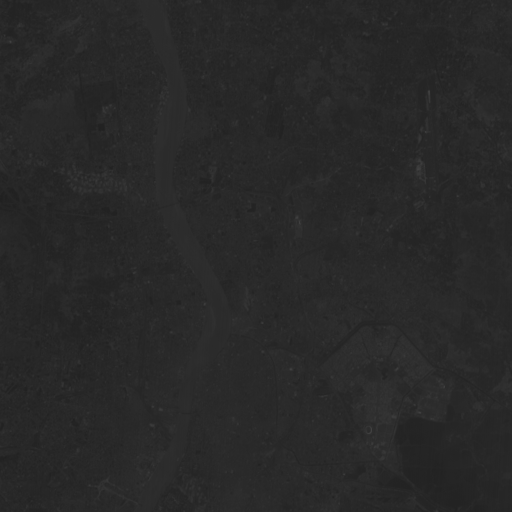
#> input picture Assignment5/images/1.png, 512 x 512 px; the run also reads 3 pictures not shown here
$ jupyter execute --allow-errors q2.ipynb
#> lines starting #> are read from the running program, lines starting #| are printed output that depends on the picture
[cell 1]
import cv2
import numpy as np
import matplotlib.pyplot as plt
import math
import random
from random import shuffle

[cell 2]
#Data Collection
collect_data = False
mode = 1
ct = 0
if collect_data:
    RiverClicks = []
    NonRiverClicks = []
    def mouse_callback(event, x, y, flags, params):
        global mode
        global ct
        if event == cv2.EVENT_LBUTTONDOWN:
            ct += 1
            print('Click ' + str(ct))
            global NonRiverClicks
            global RiverClicks
            if mode == 1:
                RiverClicks.append([x, y])
            else:
                NonRiverClicks.append([x,y])
    img = cv2.imread('images/4.png',0)
    cv2.namedWindow('image', cv2.WINDOW_NORMAL)
    cv2.setMouseCallback('image', mouse_callback)
    cv2.imshow('image', img)
    cv2.waitKey(0)
    cv2.destroyAllWindows()
    if mode == 1:
        file = open('RiverPoints.txt', 'w')
        for point in RiverClicks:
            file.write(str(point[0]) + ' ' + str(point[1])+'\n')
        file.close()
    if mode == 2:
        file = open('NonRiverPoints.txt', 'w')
        for point in NonRiverClicks:
            file.write(str(point[0]) + ' ' + str(point[1])+'\n')
        file.close()

[cell 3]
#Data Reading
Rchannel = cv2.imread('images/1.png')
#> Rchannel is the input picture: shape (512, 512, 3); min 32, max 65, mean 40.6
Rchannel = cv2.cvtColor(Rchannel,cv2.COLOR_BGR2RGB)[:,:,:1].reshape((Rchannel.shape[0], Rchannel.shape[1]))
#> Rchannel: shape (512, 512)
Gchannel = cv2.imread('images/2.png')
Gchannel = cv2.cvtColor(Gchannel,cv2.COLOR_BGR2RGB)[:,:,:1].reshape((Gchannel.shape[0], Gchannel.shape[1]))
#> Gchannel: shape (512, 512)
Bchannel = cv2.imread('images/3.png')
Bchannel = cv2.cvtColor(Bchannel,cv2.COLOR_BGR2RGB)[:,:,:1].reshape((Bchannel.shape[0], Bchannel.shape[1]))
#> Bchannel: shape (512, 512)
Ichannel = cv2.imread('images/4.png')
Ichannel = cv2.cvtColor(Ichannel,cv2.COLOR_BGR2RGB)[:,:,:1].reshape((Ichannel.shape[0], Ichannel.shape[1]))
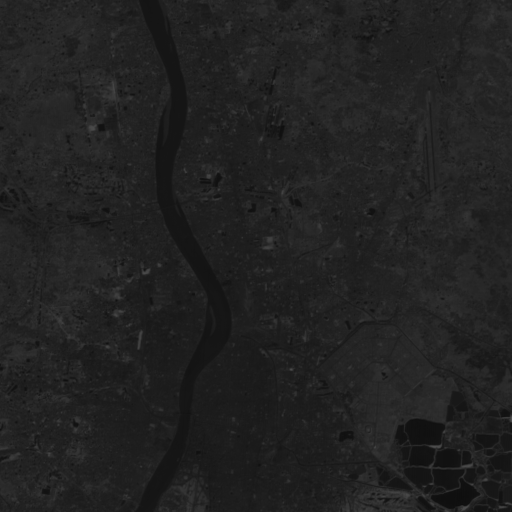
#> Ichannel: shape (512, 512); min 14, max 77, mean 33.6
River_train = []
NonRiver_train = []

#> (the rest of this cell did not finish here and is left out)
